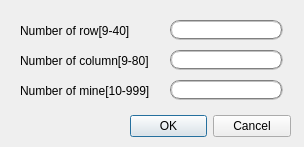
<?xml version="1.0" encoding="UTF-8"?>
<ui version="4.0">
 <class>Dialog_UsrDef</class>
 <widget class="QDialog" name="Dialog_UsrDef">
  <property name="geometry">
   <rect>
    <x>0</x>
    <y>0</y>
    <width>304</width>
    <height>147</height>
   </rect>
  </property>
  <property name="windowTitle">
   <string>Dialog</string>
  </property>
  <widget class="QDialogButtonBox" name="buttonBox">
   <property name="geometry">
    <rect>
     <x>130</x>
     <y>110</y>
     <width>161</width>
     <height>32</height>
    </rect>
   </property>
   <property name="orientation">
    <enum>Qt::Horizontal</enum>
   </property>
   <property name="standardButtons">
    <set>QDialogButtonBox::Cancel|QDialogButtonBox::Ok</set>
   </property>
  </widget>
  <widget class="QLabel" name="label_row">
   <property name="geometry">
    <rect>
     <x>20</x>
     <y>20</y>
     <width>151</width>
     <height>21</height>
    </rect>
   </property>
   <property name="text">
    <string>Number of row[9-40]</string>
   </property>
  </widget>
  <widget class="QLineEdit" name="lineEdit_row">
   <property name="geometry">
    <rect>
     <x>170</x>
     <y>20</y>
     <width>113</width>
     <height>20</height>
    </rect>
   </property>
   <property name="styleSheet">
    <string notr="true">border: 2px groove gray; 
border-radius: 10px; 
padding: 2px 5px; </string>
   </property>
  </widget>
  <widget class="QLabel" name="label_col">
   <property name="geometry">
    <rect>
     <x>20</x>
     <y>50</y>
     <width>151</width>
     <height>21</height>
    </rect>
   </property>
   <property name="text">
    <string>Number of column[9-80]</string>
   </property>
  </widget>
  <widget class="QLabel" name="label_mine">
   <property name="geometry">
    <rect>
     <x>20</x>
     <y>80</y>
     <width>151</width>
     <height>21</height>
    </rect>
   </property>
   <property name="text">
    <string>Number of mine[10-999]</string>
   </property>
  </widget>
  <widget class="QLineEdit" name="lineEdit_col">
   <property name="geometry">
    <rect>
     <x>170</x>
     <y>50</y>
     <width>113</width>
     <height>20</height>
    </rect>
   </property>
   <property name="styleSheet">
    <string notr="true">border: 2px groove gray; 
border-radius: 10px; 
padding: 2px 5px; </string>
   </property>
  </widget>
  <widget class="QLineEdit" name="lineEdit_mine">
   <property name="geometry">
    <rect>
     <x>170</x>
     <y>80</y>
     <width>113</width>
     <height>20</height>
    </rect>
   </property>
   <property name="styleSheet">
    <string notr="true">border: 2px groove gray; 
border-radius: 10px; 
padding: 2px 5px; </string>
   </property>
  </widget>
 </widget>
 <resources/>
 <connections>
  <connection>
   <sender>buttonBox</sender>
   <signal>accepted()</signal>
   <receiver>Dialog_UsrDef</receiver>
   <slot>accept()</slot>
   <hints>
    <hint type="sourcelabel">
     <x>248</x>
     <y>254</y>
    </hint>
    <hint type="destinationlabel">
     <x>157</x>
     <y>274</y>
    </hint>
   </hints>
  </connection>
  <connection>
   <sender>buttonBox</sender>
   <signal>rejected()</signal>
   <receiver>Dialog_UsrDef</receiver>
   <slot>reject()</slot>
   <hints>
    <hint type="sourcelabel">
     <x>316</x>
     <y>260</y>
    </hint>
    <hint type="destinationlabel">
     <x>286</x>
     <y>274</y>
    </hint>
   </hints>
  </connection>
 </connections>
</ui>
